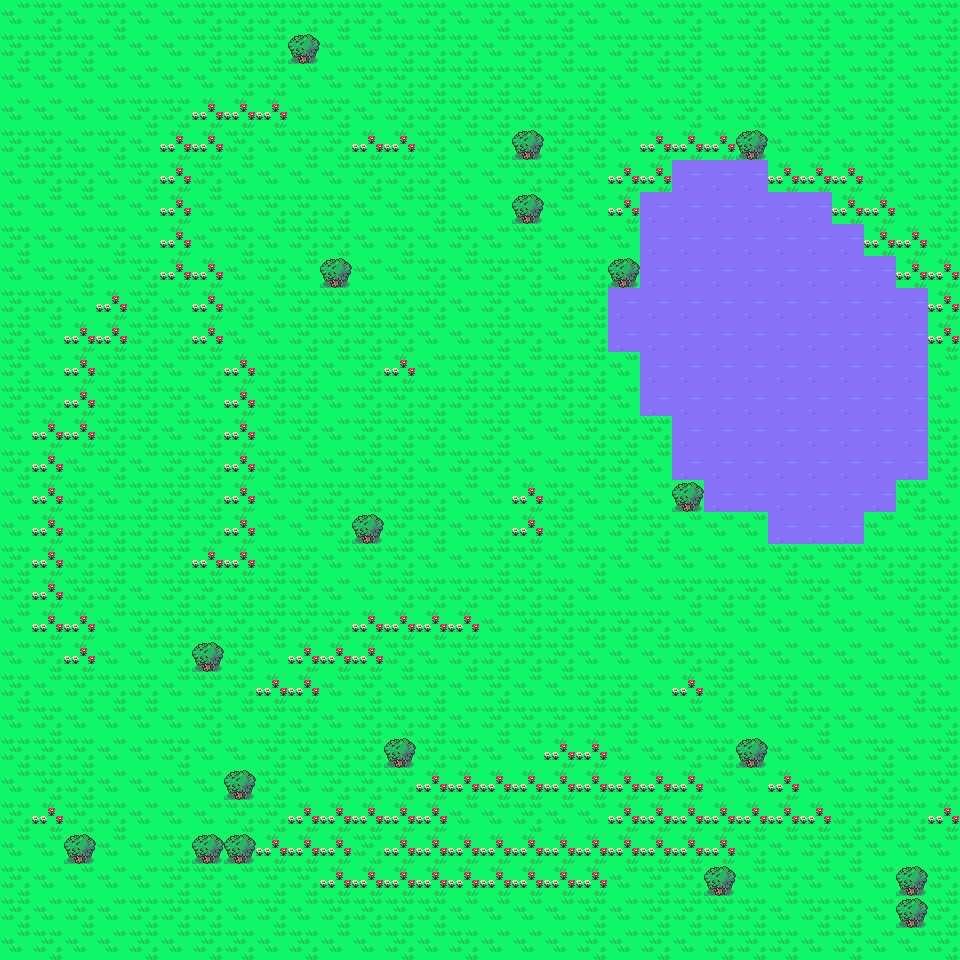

This is a level from a 2D game, rendered from its Tiled map with the project's own tilesets. A one-line summary and the map file follow, with tile-layer data summarised:
An orthogonal 30x30 tile map with 32x32 px tiles, 1 tile layer (base).

<map version="1.0" orientation="orthogonal" renderorder="right-down" width="30" height="30" tilewidth="32" tileheight="32" nextobjectid="1">
 <tileset firstgid="1" name="tileset" tilewidth="32" tileheight="32" tilecount="5" columns="5">
  <image source="tileset.png" width="160" height="32" />
 </tileset>
 <layer name="base" width="30" height="30">
  <data>[900 cells, 900 non-empty, 5 distinct tile ids]</data>
 </layer>
</map>